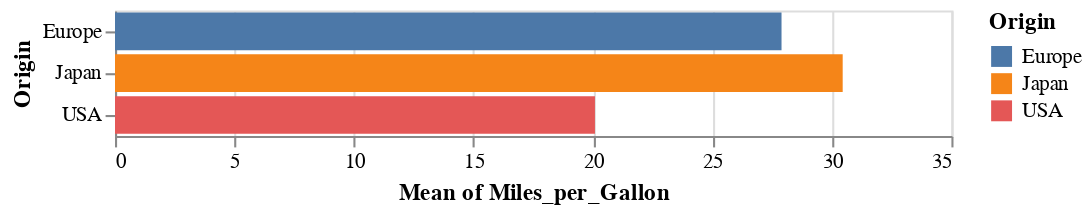

Notebook code cell kept with this figure:
### Code cell
# load an example dataset
from vega_datasets import data
cars = data.cars()

# plot the dataset, referencing dataframe column names
import altair as alt
alt.Chart(cars).mark_bar().encode(
  x='mean(Miles_per_Gallon)',
  y='Origin',
  color='Origin'
)

### Figure 1 — Vega-Lite specification as saved in the notebook (floating-point values rounded to 4 significant figures; data arrays with more than 128 entries replaced by an {"elided": "..."} marker saying what was removed)
{"config": {"view": {"continuousWidth": 400, "continuousHeight": 300}}, "data": {"name": "data-f02450ab61490a1363517a0190416235"}, "mark": "bar", "encoding": {"color": {"type": "nominal", "field": "Origin"}, "x": {"type": "quantitative", "aggregate": "mean", "field": "Miles_per_Gallon"}, "y": {"type": "nominal", "field": "Origin"}}, "$schema": "https://vega.github.io/schema/vega-lite/v4.0.2.json", "datasets": {"data-f02450ab61490a1363517a0190416235": {"elided": "406 records"}}}
